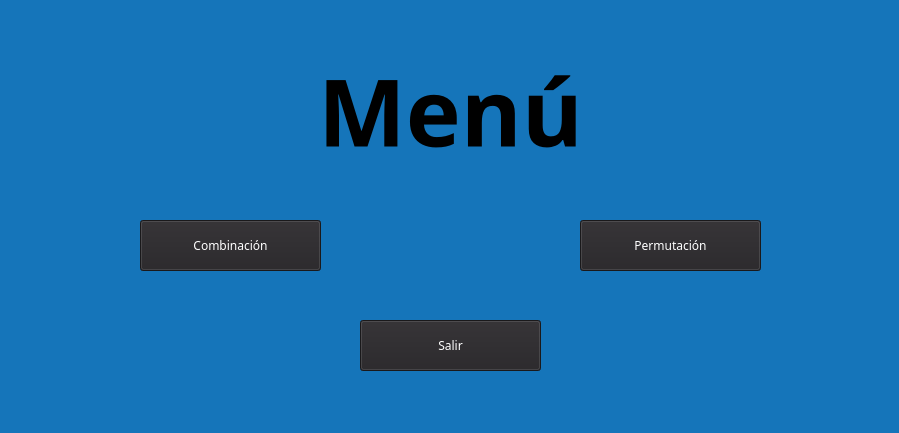
<?xml version="1.0" encoding="UTF-8"?>
<ui version="4.0">
 <class>Menu_principal</class>
 <widget class="QMainWindow" name="Menu_principal">
  <property name="geometry">
   <rect>
    <x>0</x>
    <y>0</y>
    <width>899</width>
    <height>433</height>
   </rect>
  </property>
  <property name="palette">
   <palette>
    <active>
     <colorrole role="Button">
      <brush brushstyle="SolidPattern">
       <color alpha="255">
        <red>21</red>
        <green>117</green>
        <blue>186</blue>
       </color>
      </brush>
     </colorrole>
     <colorrole role="Base">
      <brush brushstyle="SolidPattern">
       <color alpha="255">
        <red>21</red>
        <green>117</green>
        <blue>186</blue>
       </color>
      </brush>
     </colorrole>
     <colorrole role="Window">
      <brush brushstyle="SolidPattern">
       <color alpha="255">
        <red>21</red>
        <green>117</green>
        <blue>186</blue>
       </color>
      </brush>
     </colorrole>
     <colorrole role="Highlight">
      <brush brushstyle="SolidPattern">
       <color alpha="255">
        <red>85</red>
        <green>215</green>
        <blue>146</blue>
       </color>
      </brush>
     </colorrole>
    </active>
    <inactive>
     <colorrole role="Button">
      <brush brushstyle="SolidPattern">
       <color alpha="255">
        <red>240</red>
        <green>240</green>
        <blue>240</blue>
       </color>
      </brush>
     </colorrole>
     <colorrole role="Base">
      <brush brushstyle="SolidPattern">
       <color alpha="255">
        <red>255</red>
        <green>255</green>
        <blue>255</blue>
       </color>
      </brush>
     </colorrole>
     <colorrole role="Window">
      <brush brushstyle="SolidPattern">
       <color alpha="255">
        <red>240</red>
        <green>240</green>
        <blue>240</blue>
       </color>
      </brush>
     </colorrole>
     <colorrole role="Highlight">
      <brush brushstyle="SolidPattern">
       <color alpha="255">
        <red>240</red>
        <green>240</green>
        <blue>240</blue>
       </color>
      </brush>
     </colorrole>
    </inactive>
    <disabled>
     <colorrole role="Button">
      <brush brushstyle="SolidPattern">
       <color alpha="255">
        <red>21</red>
        <green>117</green>
        <blue>186</blue>
       </color>
      </brush>
     </colorrole>
     <colorrole role="Base">
      <brush brushstyle="SolidPattern">
       <color alpha="255">
        <red>21</red>
        <green>117</green>
        <blue>186</blue>
       </color>
      </brush>
     </colorrole>
     <colorrole role="Window">
      <brush brushstyle="SolidPattern">
       <color alpha="255">
        <red>21</red>
        <green>117</green>
        <blue>186</blue>
       </color>
      </brush>
     </colorrole>
     <colorrole role="Highlight">
      <brush brushstyle="SolidPattern">
       <color alpha="255">
        <red>0</red>
        <green>120</green>
        <blue>215</blue>
       </color>
      </brush>
     </colorrole>
    </disabled>
   </palette>
  </property>
  <property name="windowTitle">
   <string>Combinaciones y Permutaciones</string>
  </property>
  <property name="windowIcon">
   <iconset>
    <normaloff>../UMG/Proyecto_Final_MatematicaDiscreta/iconos/MenuIcono.png</normaloff>../UMG/Proyecto_Final_MatematicaDiscreta/iconos/MenuIcono.png</iconset>
  </property>
  <property name="styleSheet">
   <string notr="true">background-color: rgb(21, 117, 186);</string>
  </property>
  <widget class="QWidget" name="centralwidget">
   <widget class="QLabel" name="label">
    <property name="enabled">
     <bool>true</bool>
    </property>
    <property name="geometry">
     <rect>
      <x>140</x>
      <y>30</y>
      <width>621</width>
      <height>161</height>
     </rect>
    </property>
    <property name="font">
     <font>
      <family>Segoe UI Black</family>
      <pointsize>70</pointsize>
      <italic>false</italic>
      <bold>true</bold>
      <kerning>false</kerning>
     </font>
    </property>
    <property name="styleSheet">
     <string notr="true">font: 900 70pt &quot;Segoe UI Black&quot;;</string>
    </property>
    <property name="text">
     <string>Menú</string>
    </property>
    <property name="textFormat">
     <enum>Qt::AutoText</enum>
    </property>
    <property name="scaledContents">
     <bool>false</bool>
    </property>
    <property name="alignment">
     <set>Qt::AlignCenter</set>
    </property>
    <property name="margin">
     <number>0</number>
    </property>
   </widget>
   <widget class="QPushButton" name="pushButton">
    <property name="geometry">
     <rect>
      <x>140</x>
      <y>220</y>
      <width>181</width>
      <height>51</height>
     </rect>
    </property>
    <property name="font">
     <font>
      <family>Segoe UI Variable Text Semiligh</family>
      <pointsize>9</pointsize>
      <italic>false</italic>
      <bold>false</bold>
     </font>
    </property>
    <property name="mouseTracking">
     <bool>false</bool>
    </property>
    <property name="autoFillBackground">
     <bool>false</bool>
    </property>
    <property name="styleSheet">
     <string notr="true">background-color: rgb(37, 35, 38);
color: rgb(255, 255, 255);
font: 350 9pt &quot;Segoe UI Variable Text Semiligh&quot;;</string>
    </property>
    <property name="text">
     <string>Combinación</string>
    </property>
   </widget>
   <widget class="QPushButton" name="pushButton_2">
    <property name="geometry">
     <rect>
      <x>580</x>
      <y>220</y>
      <width>181</width>
      <height>51</height>
     </rect>
    </property>
    <property name="font">
     <font>
      <family>Segoe UI Variable Text Semiligh</family>
      <pointsize>9</pointsize>
      <italic>false</italic>
      <bold>false</bold>
     </font>
    </property>
    <property name="styleSheet">
     <string notr="true">background-color: rgb(37, 35, 38);
color: rgb(255, 255, 255);
font: 350 9pt &quot;Segoe UI Variable Text Semiligh&quot;;</string>
    </property>
    <property name="text">
     <string>Permutación</string>
    </property>
   </widget>
   <widget class="QPushButton" name="pushButton_3">
    <property name="geometry">
     <rect>
      <x>360</x>
      <y>320</y>
      <width>181</width>
      <height>51</height>
     </rect>
    </property>
    <property name="font">
     <font>
      <family>Segoe UI Variable Text Semiligh</family>
      <pointsize>9</pointsize>
      <italic>false</italic>
      <bold>false</bold>
     </font>
    </property>
    <property name="mouseTracking">
     <bool>false</bool>
    </property>
    <property name="autoFillBackground">
     <bool>false</bool>
    </property>
    <property name="styleSheet">
     <string notr="true">background-color: rgb(37, 35, 38);
color: rgb(255, 255, 255);
font: 350 9pt &quot;Segoe UI Variable Text Semiligh&quot;;</string>
    </property>
    <property name="text">
     <string>Salir</string>
    </property>
   </widget>
  </widget>
  <widget class="QStatusBar" name="statusbar"/>
 </widget>
 <resources/>
 <connections/>
</ui>
